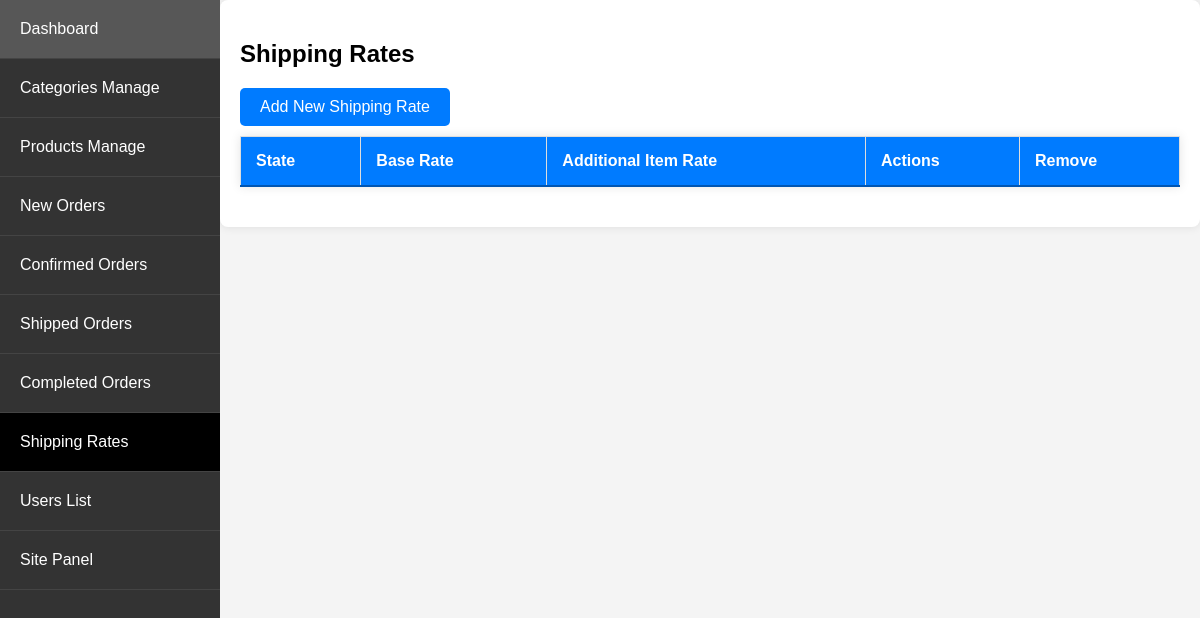
Page /admin_app/admin_app/shipping-rates/ (signed in) on the earlier database version.
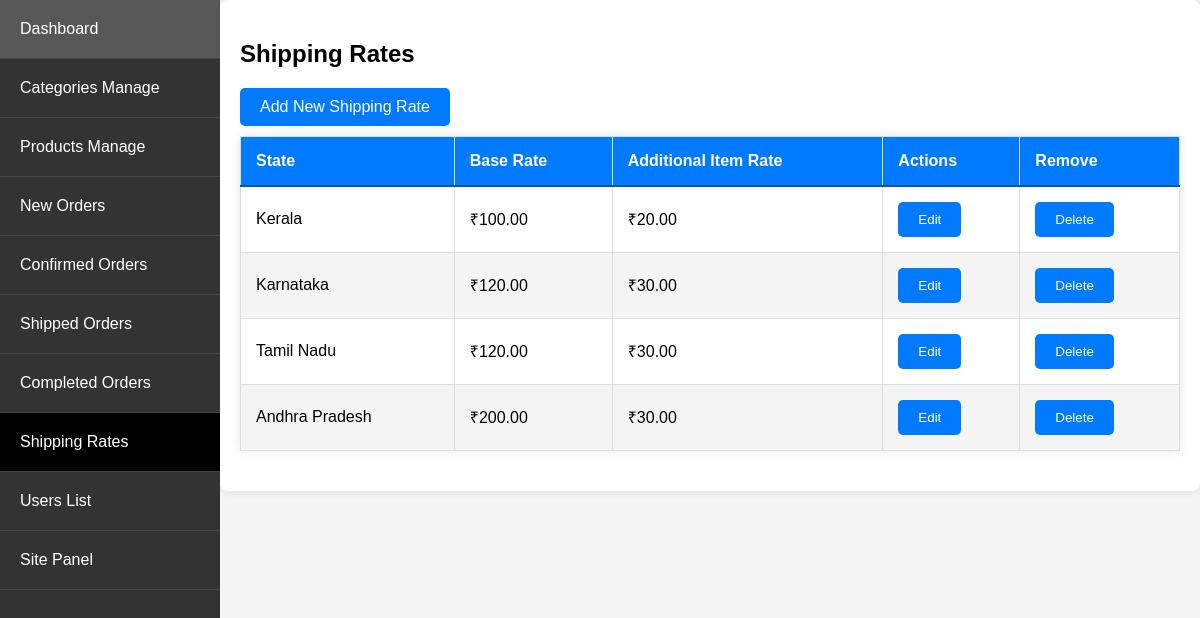
Same page on the later database version.
### store/models.py (models this page shows, shortened)
class ShippingRate(models.Model):
    state = models.CharField(max_length=100, unique=True)
    base_rate = models.DecimalField(max_digits=6, decimal_places=2)
    additional_item_rate = models.DecimalField(max_digits=6, decimal_places=2)

### admin_app/views.py (the view)
# urls.py: path('admin_app/shipping-rates/', views.shipping_rate_list, name='shipping_rate_list'),
@login_required
@user_passes_test(is_admin)
def shipping_rate_list(request):
    shipping_rates = ShippingRate.objects.all()
    return render(request, 'admin_app/shipping_rate_list.html', {'shipping_rates': shipping_rates})

### admin_app/views.py (called while the page is built)
def is_admin(user):
    return user.is_superuser

### store/context_processors.py (called while the page is built)
def menu_link(request): # this function don't wanna call to work, it's defined in setting to work
    links_list = Category.objects.annotate(
        num_products=Count('product', filter=Q(product__active=True, product__stock__gt=0))
    ).filter(num_products__gt=0).order_by('name')  # Add an order_by clause here
    paginator3 = Paginator(links_list, 8)
    try:
        page = int(request.GET.get('page', '1'))
    except:
        page = 1
    try:
        links = paginator3.page(page)
    except (InvalidPage, EmptyPage):
        links = paginator3.page(paginator3.num_pages)
    return dict(links=links)

def cart_data(request):
    data = cartData(request)
    cartItems = data['cartItems']
    return {'cartItems': cartItems}

def wishlist_count(request):
    if request.user.is_authenticated:
        wishlist_count = Wishlist.objects.filter(user=request.user).count()
    else:
        cookie_data = cookieWishlist(request)
        wishlist_count = cookie_data['wishlist_count']
    return {'wishlist_count': wishlist_count}

### store/models.py (called while the page is built)
    @property
    def get_cart_items(self):
        orderitems = self.orderitem_set.all()
        total = sum([item.quantity for item in orderitems])
        return total

### store/utils.py (called while the page is built)
def cartData(request):
    if request.user.is_authenticated:
        customer = request.user.customer
        order, created = Order.objects.get_or_create(customer=customer, complete=False)
        items = order.orderitem_set.all()
        cartItems = order.get_cart_items
        total_price_difference = sum((item.product.old_price - item.product.new_price if item.product.old_price else 0) * item.quantity for item in items)
    else:
        cookieData = cookieCart(request)
        cartItems = cookieData['cartItems']
        order = cookieData['order']
        items = cookieData['items']
        total_price_difference = cookieData['total_price_difference']
    return {'cartItems': cartItems, 'order': order, 'items': items, 'total_price_difference': total_price_difference}

### admin_app/templates/admin_app/shipping_rate_list.html
{% extends 'admin_app/base_admin.html' %}
{% block content %}
<h2>Shipping Rates</h2>
<a href="{% url 'admin_app:shipping_rate_create' %}" class="button_proudct_list" style="margin-bottom: 10px;">Add New Shipping Rate</a>
<table class="table">
    <thead>
        <tr>
            <th>State</th>
            <th>Base Rate</th>
            <th>Additional Item Rate</th>
            <th>Actions</th>
            <th>Remove</th>
        </tr>
    </thead>
    <tbody>
        {% for rate in shipping_rates %}
        <tr>
            <td>{{ rate.state }}</td>
            <td>₹{{ rate.base_rate }}</td>
            <td>₹{{ rate.additional_item_rate }}</td>
            <td>
                <a href="{% url 'admin_app:shipping_rate_update' rate.pk %}" class="btn btn-sm btn-primary">
                    <button type="button" class="btn btn-primary">Edit</button>
                </a>
            </td>
            <td>
                <a href="{% url 'admin_app:shipping_rate_delete' rate.pk %}" class="btn btn-sm btn-danger">
                    <button type="button" class="btn btn-primary">Delete</button>
                </a>
            </td>
        </tr>
        {% endfor %}
    </tbody>
</table>
{% endblock %}

### admin_app/templates/admin_app/base_admin.html (shortened to what this page needs)
{% load static %}
<!DOCTYPE html>
<html lang="en">
<head>
    <link rel="stylesheet" href="{% static 'CSS/admin_dashboard.css' %}">
</head>
<body>
    <div class="wrapper">
        <ul class="sidebar">
            <li style="padding: 0px;" class="{% if request.resolver_match.url_name == 'dashboard' %}active{% endif %}">
                <a style="padding: 20px;" href="{% url 'admin_app:dashboard' %}">Dashboard</a>
            </li>
            <li style="padding: 0px;" class="{% if request.resolver_match.url_name == 'category_list' %}active{% endif %}">
                <a style="padding: 20px;" href="{% url 'admin_app:category_list' %}">Categories Manage</a>
            </li>
            <li style="padding: 0px;" class="{% if request.resolver_match.url_name == 'product_list' %}active{% endif %}">
                <a style="padding: 20px;" href="{% url 'admin_app:product_list' %}">Products Manage</a>
            </li>
            <li style="padding: 0px;" class="{% if request.resolver_match.url_name == 'processing_orders' %}active{% endif %}">
                <a style="padding: 20px;" href="{% url 'admin_app:processing_orders' %}">New Orders</a>
            </li>
            <li style="padding: 0px;" class="{% if request.resolver_match.url_name == 'confirmed_orders' %}active{% endif %}">
                <a style="padding: 20px;" href="{% url 'admin_app:confirmed_orders' %}">Confirmed Orders</a>
            </li>
            <li style="padding: 0px;" class="{% if request.resolver_match.url_name == 'shipped_orders' %}active{% endif %}">
                <a style="padding: 20px;" href="{% url 'admin_app:shipped_orders' %}">Shipped Orders</a>
            </li>
            <li style="padding: 0px;" class="{% if request.resolver_match.url_name == 'completed_orders' %}active{% endif %}">
                <a style="padding: 20px;" href="{% url 'admin_app:completed_orders' %}">Completed Orders</a>
            </li>
            <li style="padding: 0px;" class="{% if request.resolver_match.url_name == 'shipping_rate_list' %}active{% endif %}">
                <a style="padding: 20px;" href="{% url 'admin_app:shipping_rate_list' %}">Shipping Rates</a>
            </li>
            <li style="padding: 0px;" class="{% if request.resolver_match.url_name == 'users_list' %}active{% endif %}">
                <a style="padding: 20px;" href="{% url 'admin_app:users_list' %}">Users List</a>
            </li>
            <li style="padding: 0px;">
                <a style="padding: 20px;" href="{% url 'store_app:allProdCat' %}">Site Panel</a>
            </li>
        </ul>
        <div class="container">
            {% block content %}
            {% endblock %}
        </div>
    </div>
</body>
</html>

### static/CSS/admin_dashboard.css (style rules this page uses)
body { font-family: Arial, sans-serif; background-color: #f4f4f4; margin: 0; padding: 0; }
.wrapper { display: flex; }
.sidebar { width: 220px; background-color: #333; padding: 0; margin: 0; list-style: none; height: 100vh; position: fixed; top: 0; left: 0; overflow-y: auto; }
.sidebar li { border-bottom: 1px solid #444; }
.sidebar a { display: block; color: white; text-decoration: none; padding: 15px 20px; transition: background 0.3s; }
.container { margin-left: 220px; padding: 20px; width: calc(100% - 220px); box-sizing: border-box; background: #fff; box-shadow: 0 0 10px rgba(0, 0, 0, 0.1); border-radius: 8px; }
table { width: 100%; border-collapse: collapse; margin-bottom: 20px; box-shadow: 0 0 10px rgba(0, 0, 0, 0.1); }
thead { background: #007bff; color: #fff; }
thead th { padding: 15px; text-align: left; border-bottom: 2px solid #0056b3; }
tbody tr:nth-child(even) { background: #f4f4f4; }
td, th { padding: 15px; border: 1px solid #ddd; }
td a { color: #007bff; text-decoration: none; transition: color 0.3s; }
button { display: inline-block; padding: 10px 20px; border: none; border-radius: 5px; cursor: pointer; transition: background 0.3s; }
.button_proudct_list { display: inline-block; padding: 10px 20px; background: #007bff; color: #fff; text-decoration: none; border-radius: 5px; transition: background 0.3s; }
.btn-primary { color:#fff;background-color:#007bff;border-color:#007bff }

### admin_app/templates/admin_app/base_admin.html (style rules this page uses)
.sidebar li.active { background-color: black; }
.sidebar li.active a { color: white; }

Differences in the rows shown:
added ShippingRate: state "Kerala", base_rate "100.00", additional_item_rate "20.00"
added ShippingRate: state "Karnataka", base_rate "120.00", additional_item_rate "30.00"
added ShippingRate: state "Tamil Nadu", base_rate "120.00", additional_item_rate "30.00"
added ShippingRate: state "Andhra Pradesh", base_rate "200.00", additional_item_rate "30.00"
